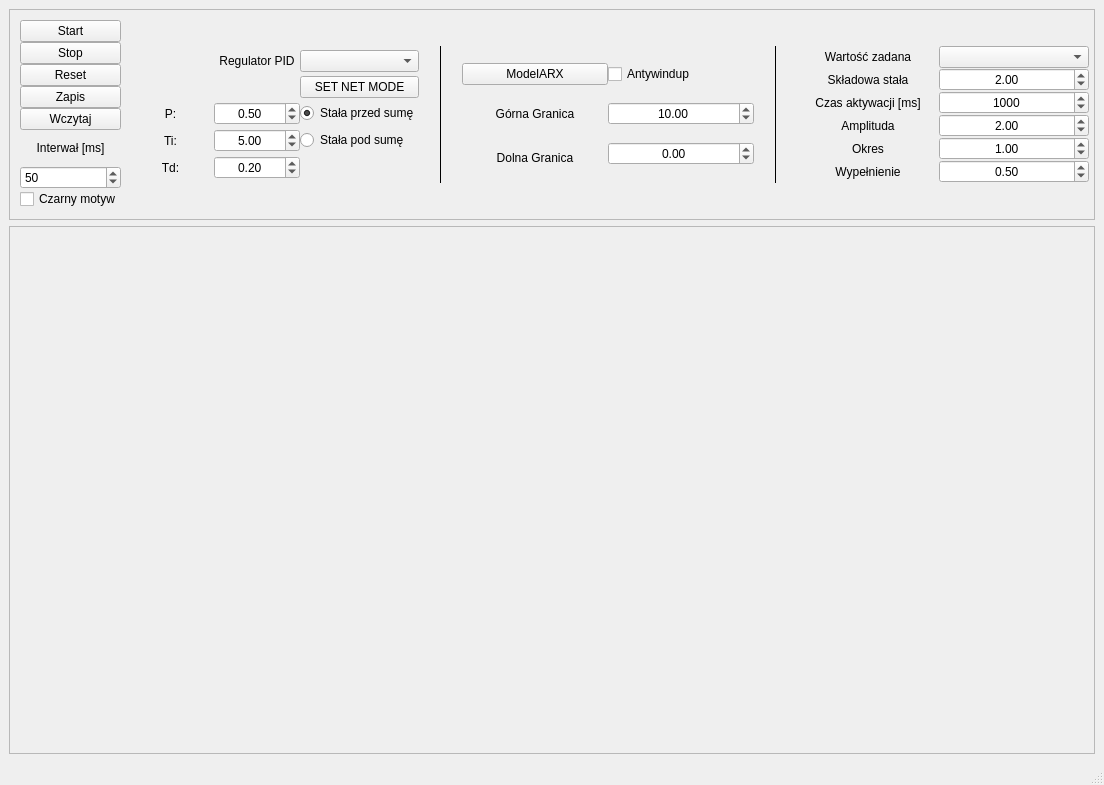
<?xml version="1.0" encoding="UTF-8"?>
<ui version="4.0">
 <class>MainWindow</class>
 <widget class="QMainWindow" name="MainWindow">
  <property name="geometry">
   <rect>
    <x>0</x>
    <y>0</y>
    <width>1104</width>
    <height>785</height>
   </rect>
  </property>
  <property name="minimumSize">
   <size>
    <width>1100</width>
    <height>750</height>
   </size>
  </property>
  <property name="windowTitle">
   <string>MainWindow</string>
  </property>
  <widget class="QWidget" name="centralwidget">
   <layout class="QGridLayout" name="gridLayout_3" rowstretch="2,5">
    <item row="0" column="0">
     <widget class="QScrollArea" name="scrollArea_2">
      <property name="sizePolicy">
       <sizepolicy hsizetype="Expanding" vsizetype="Expanding">
        <horstretch>0</horstretch>
        <verstretch>1</verstretch>
       </sizepolicy>
      </property>
      <property name="widgetResizable">
       <bool>true</bool>
      </property>
      <widget class="QWidget" name="scrollAreaWidgetContents_2">
       <property name="geometry">
        <rect>
         <x>0</x>
         <y>0</y>
         <width>1063</width>
         <height>240</height>
        </rect>
       </property>
       <property name="sizePolicy">
        <sizepolicy hsizetype="Preferred" vsizetype="Preferred">
         <horstretch>0</horstretch>
         <verstretch>1</verstretch>
        </sizepolicy>
       </property>
       <layout class="QHBoxLayout" name="horizontalLayout" stretch="0,3">
        <property name="leftMargin">
         <number>5</number>
        </property>
        <property name="topMargin">
         <number>5</number>
        </property>
        <property name="rightMargin">
         <number>5</number>
        </property>
        <property name="bottomMargin">
         <number>5</number>
        </property>
        <item>
         <layout class="QVBoxLayout" name="verticalLayout_2">
          <property name="spacing">
           <number>0</number>
          </property>
          <property name="sizeConstraint">
           <enum>QLayout::SizeConstraint::SetDefaultConstraint</enum>
          </property>
          <property name="leftMargin">
           <number>5</number>
          </property>
          <property name="topMargin">
           <number>5</number>
          </property>
          <property name="rightMargin">
           <number>0</number>
          </property>
          <property name="bottomMargin">
           <number>5</number>
          </property>
          <item>
           <widget class="QPushButton" name="startButton">
            <property name="text">
             <string>Start</string>
            </property>
           </widget>
          </item>
          <item>
           <widget class="QPushButton" name="stopButton">
            <property name="text">
             <string>Stop</string>
            </property>
           </widget>
          </item>
          <item>
           <widget class="QPushButton" name="resetButton">
            <property name="text">
             <string>Reset</string>
            </property>
           </widget>
          </item>
          <item>
           <widget class="QPushButton" name="saveButton">
            <property name="text">
             <string>Zapis</string>
            </property>
           </widget>
          </item>
          <item>
           <widget class="QPushButton" name="loadButton">
            <property name="text">
             <string>Wczytaj</string>
            </property>
           </widget>
          </item>
          <item>
           <widget class="QLabel" name="label_16">
            <property name="text">
             <string>Interwał [ms]</string>
            </property>
            <property name="alignment">
             <set>Qt::AlignmentFlag::AlignCenter</set>
            </property>
           </widget>
          </item>
          <item>
           <widget class="QSpinBox" name="interwalSpinBox">
            <property name="minimum">
             <number>1</number>
            </property>
            <property name="maximum">
             <number>1000</number>
            </property>
            <property name="singleStep">
             <number>10</number>
            </property>
            <property name="value">
             <number>50</number>
            </property>
           </widget>
          </item>
          <item>
           <widget class="QCheckBox" name="cbxCzarnyMotyw">
            <property name="text">
             <string>Czarny motyw</string>
            </property>
           </widget>
          </item>
         </layout>
        </item>
        <item>
         <layout class="QGridLayout" name="gridLayout_6">
          <property name="horizontalSpacing">
           <number>20</number>
          </property>
          <item row="0" column="4">
           <layout class="QGridLayout" name="gridLayout_7">
            <property name="horizontalSpacing">
             <number>0</number>
            </property>
            <item row="1" column="1">
             <widget class="QDoubleSpinBox" name="GornaGranica">
              <property name="alignment">
               <set>Qt::AlignmentFlag::AlignCenter</set>
              </property>
              <property name="value">
               <double>10.000000000000000</double>
              </property>
             </widget>
            </item>
            <item row="0" column="0">
             <widget class="QPushButton" name="btnModelARx">
              <property name="text">
               <string>ModelARX</string>
              </property>
             </widget>
            </item>
            <item row="2" column="0">
             <widget class="QLabel" name="label_7">
              <property name="text">
               <string>Dolna Granica</string>
              </property>
              <property name="alignment">
               <set>Qt::AlignmentFlag::AlignBottom|Qt::AlignmentFlag::AlignHCenter</set>
              </property>
             </widget>
            </item>
            <item row="1" column="0">
             <widget class="QLabel" name="label_6">
              <property name="text">
               <string>Górna Granica</string>
              </property>
              <property name="alignment">
               <set>Qt::AlignmentFlag::AlignCenter</set>
              </property>
             </widget>
            </item>
            <item row="2" column="1">
             <widget class="QDoubleSpinBox" name="DolnaGranica">
              <property name="alignment">
               <set>Qt::AlignmentFlag::AlignCenter</set>
              </property>
              <property name="minimum">
               <double>-99.989999999999995</double>
              </property>
             </widget>
            </item>
            <item row="0" column="1">
             <widget class="QCheckBox" name="AntyWindUP">
              <property name="layoutDirection">
               <enum>Qt::LayoutDirection::LeftToRight</enum>
              </property>
              <property name="text">
               <string>Antywindup</string>
              </property>
             </widget>
            </item>
           </layout>
          </item>
          <item row="0" column="1">
           <widget class="QFrame" name="frame">
            <property name="frameShape">
             <enum>QFrame::Shape::VLine</enum>
            </property>
            <property name="frameShadow">
             <enum>QFrame::Shadow::Plain</enum>
            </property>
            <property name="midLineWidth">
             <number>1</number>
            </property>
           </widget>
          </item>
          <item row="0" column="5">
           <widget class="QFrame" name="frame_3">
            <property name="frameShape">
             <enum>QFrame::Shape::VLine</enum>
            </property>
            <property name="frameShadow">
             <enum>QFrame::Shadow::Plain</enum>
            </property>
            <property name="midLineWidth">
             <number>1</number>
            </property>
           </widget>
          </item>
          <item row="0" column="6">
           <layout class="QGridLayout" name="gridLayout_9">
            <property name="horizontalSpacing">
             <number>0</number>
            </property>
            <item row="4" column="1">
             <widget class="QDoubleSpinBox" name="okresSpinBox">
              <property name="alignment">
               <set>Qt::AlignmentFlag::AlignCenter</set>
              </property>
              <property name="singleStep">
               <double>0.100000000000000</double>
              </property>
              <property name="value">
               <double>1.000000000000000</double>
              </property>
             </widget>
            </item>
            <item row="5" column="1">
             <widget class="QDoubleSpinBox" name="wypelnienieSpinBox">
              <property name="alignment">
               <set>Qt::AlignmentFlag::AlignCenter</set>
              </property>
              <property name="minimum">
               <double>0.010000000000000</double>
              </property>
              <property name="maximum">
               <double>1.000000000000000</double>
              </property>
              <property name="singleStep">
               <double>0.100000000000000</double>
              </property>
              <property name="value">
               <double>0.500000000000000</double>
              </property>
             </widget>
            </item>
            <item row="3" column="1">
             <widget class="QDoubleSpinBox" name="valueSpinBox">
              <property name="alignment">
               <set>Qt::AlignmentFlag::AlignCenter</set>
              </property>
              <property name="singleStep">
               <double>0.100000000000000</double>
              </property>
              <property name="value">
               <double>2.000000000000000</double>
              </property>
             </widget>
            </item>
            <item row="0" column="0">
             <widget class="QLabel" name="label_14">
              <property name="text">
               <string>Wartość zadana</string>
              </property>
              <property name="alignment">
               <set>Qt::AlignmentFlag::AlignCenter</set>
              </property>
             </widget>
            </item>
            <item row="1" column="0">
             <widget class="QLabel" name="lblStala">
              <property name="text">
               <string>Składowa stała</string>
              </property>
              <property name="alignment">
               <set>Qt::AlignmentFlag::AlignCenter</set>
              </property>
             </widget>
            </item>
            <item row="0" column="1">
             <widget class="QComboBox" name="comboBox">
              <property name="sizePolicy">
               <sizepolicy hsizetype="Preferred" vsizetype="Fixed">
                <horstretch>0</horstretch>
                <verstretch>0</verstretch>
               </sizepolicy>
              </property>
              <property name="minimumSize">
               <size>
                <width>150</width>
                <height>0</height>
               </size>
              </property>
             </widget>
            </item>
            <item row="5" column="0">
             <widget class="QLabel" name="lblWypelnienie">
              <property name="text">
               <string>Wypełnienie</string>
              </property>
              <property name="alignment">
               <set>Qt::AlignmentFlag::AlignCenter</set>
              </property>
             </widget>
            </item>
            <item row="4" column="0">
             <widget class="QLabel" name="lblOkres">
              <property name="text">
               <string>Okres</string>
              </property>
              <property name="alignment">
               <set>Qt::AlignmentFlag::AlignCenter</set>
              </property>
             </widget>
            </item>
            <item row="3" column="0">
             <widget class="QLabel" name="lblAmplituda">
              <property name="text">
               <string>Amplituda</string>
              </property>
              <property name="alignment">
               <set>Qt::AlignmentFlag::AlignCenter</set>
              </property>
             </widget>
            </item>
            <item row="1" column="1">
             <widget class="QDoubleSpinBox" name="skladowaStalaSpinBox">
              <property name="alignment">
               <set>Qt::AlignmentFlag::AlignCenter</set>
              </property>
              <property name="singleStep">
               <double>0.100000000000000</double>
              </property>
              <property name="value">
               <double>2.000000000000000</double>
              </property>
             </widget>
            </item>
            <item row="2" column="1">
             <widget class="QSpinBox" name="czasAktywacjiSpinBox">
              <property name="alignment">
               <set>Qt::AlignmentFlag::AlignCenter</set>
              </property>
              <property name="maximum">
               <number>10000</number>
              </property>
              <property name="value">
               <number>1000</number>
              </property>
             </widget>
            </item>
            <item row="2" column="0">
             <widget class="QLabel" name="lblCzasAktywacji">
              <property name="text">
               <string>Czas aktywacji [ms]</string>
              </property>
              <property name="alignment">
               <set>Qt::AlignmentFlag::AlignCenter</set>
              </property>
             </widget>
            </item>
           </layout>
          </item>
          <item row="0" column="0">
           <layout class="QGridLayout" name="gridLayout_2">
            <property name="horizontalSpacing">
             <number>0</number>
            </property>
            <item row="4" column="0">
             <widget class="QLabel" name="label_3">
              <property name="text">
               <string>P:</string>
              </property>
              <property name="alignment">
               <set>Qt::AlignmentFlag::AlignCenter</set>
              </property>
             </widget>
            </item>
            <item row="4" column="1">
             <widget class="QDoubleSpinBox" name="kSpinBox">
              <property name="alignment">
               <set>Qt::AlignmentFlag::AlignCenter</set>
              </property>
              <property name="singleStep">
               <double>0.100000000000000</double>
              </property>
              <property name="value">
               <double>0.500000000000000</double>
              </property>
             </widget>
            </item>
            <item row="1" column="2">
             <widget class="QComboBox" name="networkCombo"/>
            </item>
            <item row="1" column="1">
             <widget class="QLabel" name="label">
              <property name="text">
               <string>Regulator PID</string>
              </property>
              <property name="alignment">
               <set>Qt::AlignmentFlag::AlignCenter</set>
              </property>
             </widget>
            </item>
            <item row="6" column="0">
             <widget class="QLabel" name="label_4">
              <property name="text">
               <string>Ti:</string>
              </property>
              <property name="alignment">
               <set>Qt::AlignmentFlag::AlignCenter</set>
              </property>
             </widget>
            </item>
            <item row="6" column="1">
             <widget class="QDoubleSpinBox" name="tiSpinBox">
              <property name="alignment">
               <set>Qt::AlignmentFlag::AlignCenter</set>
              </property>
              <property name="singleStep">
               <double>0.100000000000000</double>
              </property>
              <property name="value">
               <double>5.000000000000000</double>
              </property>
             </widget>
            </item>
            <item row="8" column="0">
             <widget class="QLabel" name="label_5">
              <property name="text">
               <string>Td:</string>
              </property>
              <property name="alignment">
               <set>Qt::AlignmentFlag::AlignCenter</set>
              </property>
             </widget>
            </item>
            <item row="6" column="2">
             <widget class="QRadioButton" name="radioButton_3">
              <property name="text">
               <string>Stała pod sumę</string>
              </property>
             </widget>
            </item>
            <item row="8" column="1">
             <widget class="QDoubleSpinBox" name="tdSpinBox">
              <property name="alignment">
               <set>Qt::AlignmentFlag::AlignCenter</set>
              </property>
              <property name="singleStep">
               <double>0.100000000000000</double>
              </property>
              <property name="value">
               <double>0.200000000000000</double>
              </property>
             </widget>
            </item>
            <item row="4" column="2">
             <widget class="QRadioButton" name="radioButton_2">
              <property name="text">
               <string>Stała przed sumę</string>
              </property>
              <property name="checked">
               <bool>true</bool>
              </property>
             </widget>
            </item>
            <item row="2" column="2">
             <widget class="QPushButton" name="networkButton">
              <property name="text">
               <string>SET NET MODE</string>
              </property>
             </widget>
            </item>
           </layout>
          </item>
         </layout>
        </item>
       </layout>
      </widget>
     </widget>
    </item>
    <item row="1" column="0">
     <widget class="QScrollArea" name="scrollArea">
      <property name="sizePolicy">
       <sizepolicy hsizetype="Expanding" vsizetype="Expanding">
        <horstretch>1</horstretch>
        <verstretch>3</verstretch>
       </sizepolicy>
      </property>
      <property name="widgetResizable">
       <bool>true</bool>
      </property>
      <widget class="QWidget" name="scrollAreaWidgetContents">
       <property name="geometry">
        <rect>
         <x>0</x>
         <y>0</y>
         <width>1080</width>
         <height>520</height>
        </rect>
       </property>
       <layout class="QGridLayout" name="gridLayout">
        <property name="leftMargin">
         <number>10</number>
        </property>
        <property name="topMargin">
         <number>10</number>
        </property>
        <property name="rightMargin">
         <number>10</number>
        </property>
        <property name="bottomMargin">
         <number>10</number>
        </property>
        <property name="spacing">
         <number>5</number>
        </property>
        <item row="1" column="1">
         <widget class="QCustomPlot" name="nastawyPlot" native="true"/>
        </item>
        <item row="1" column="2">
         <widget class="QCustomPlot" name="uchybPlot" native="true"/>
        </item>
        <item row="0" column="0" colspan="3">
         <widget class="QCustomPlot" name="zadajnikPlot" native="true"/>
        </item>
        <item row="1" column="0">
         <widget class="QCustomPlot" name="regPlot" native="true"/>
        </item>
       </layout>
      </widget>
     </widget>
    </item>
   </layout>
  </widget>
  <widget class="QStatusBar" name="statusbar"/>
 </widget>
 <customwidgets>
  <customwidget>
   <class>QCustomPlot</class>
   <extends>QWidget</extends>
   <header>qcustomplot.h</header>
   <container>1</container>
  </customwidget>
 </customwidgets>
 <resources/>
 <connections/>
</ui>
